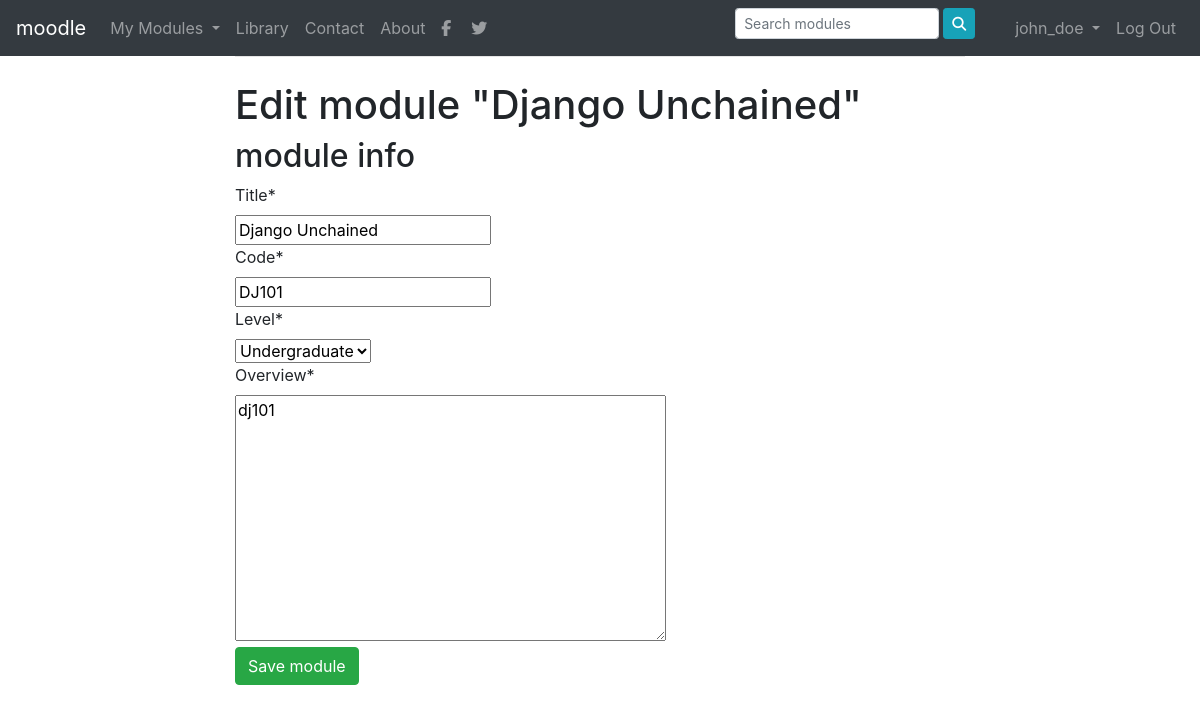
The page /modules/edit/4/ (signed in) on the database its author committed.
### accounts/models.py (models this page shows, shortened)
class CustomUser(AbstractUser):
    email = models.EmailField(max_length=255, unique=True)
    is_active = models.BooleanField(default=True)
    is_staff = models.BooleanField(default=False)  # Instructor
    USERNAME_FIELD = 'email'
    REQUIRED_FIELDS = ['username', 'first_name', 'last_name']

### modules/models.py (models this page shows, shortened)
class Module(models.Model):
    LEVEL_CHOICES = [
        ('U', 'Undergraduate'),
        ('PG', 'Postraduate'),
        ('P', 'PhD'),
        ('PT', 'Part-Time'),
    ]
    code = models.CharField(max_length=15, unique=True)
    instructor = models.ForeignKey(settings.AUTH_USER_MODEL,
                                   related_name='modules_created',
                                   null=True,
                                   on_delete=models.SET_NULL)
    students = models.ManyToManyField(settings.AUTH_USER_MODEL,
                                      related_name='modules_enrolled',
                                      blank=True)
    title = models.CharField(max_length=200, unique=True)
    slug = AutoSlugField(populate_from='title')
    level = models.CharField(max_length=2, choices=LEVEL_CHOICES, default='U')
    created = models.DateTimeField(auto_now_add=True)
    overview = models.TextField()
    class Meta:
        ordering = ['-created']

### modules/views.py (the view)
class ModuleUpdateView(InstructorEditMixin, UpdateView):
    success_msg = "Module was updated successully."

### modules/mixins.py (called while the page is built)
    def get_queryset(self):
        qs = super().get_queryset()
        return qs.filter(instructor=self.request.user)

    def test_func(self):
        return self.request.user.is_staff

### templates/manage/module/form.html (shortened to what this page needs)
{% extends "base.html" %}
{% load crispy_forms_tags %}
{% block content %}
  <h1>
    {% if module %}
      Edit module "{{ object.title }}"
    {% else %}
      Create a new module
    {% endif %}
  </h1>
  <div class="module">
    <h2>module info</h2>
    <form method="post">
      {{ form|crispy }}
      <p><input type="submit" class="btn btn-success"value="Save module"></p>
    </form>
  </div>
{% endblock %}

### templates/navbar.html (shortened to what this page needs)
<nav class="navbar navbar-expand-sm bg-dark navbar-dark">
    <a class="navbar-brand" href="">moodle</a>
    {% if user.is_authenticated %}
    <ul class="navbar-nav">
        <li class="nav-item dropdown">
            <a class="nav-link dropdown-toggle" href="" id="navbardrop" data-toggle="dropdown">
                My Modules
            </a>
        </li>
        <li class="nav-item dropdown">
            <a class="nav-link" href="">Library</a>
        </li>
        <li class="nav-item dropdown">
            <a class="nav-link" href="">Contact</a>
        </li>
        <li class="nav-item dropdown">
            <a class="nav-link" href="">About</a>
        </li>
        <li class="nav-item"><a class="nav-link" href=""><i class="fa fa-facebook mr-1"></i></a></li>
        <li class="nav-item"><a class="nav-link" href=""><i class="fa fa-twitter"></i></a> </li>
    </ul>
    <ul class="navbar-nav ml-auto">
        <li class="nav-item dropdown m-0">
            {% include "module/_module_search.html" %}
        </li>
        <li class="nav-item dropdown">
            <a class="nav-link dropdown-toggle" href="#" id="navbardrop" data-toggle="dropdown">
                {{ user.username }}
            </a>
        </li>
        <li class="nav-item mr-auto">
            <a class="nav-link" href="{% url 'logout' %}">Log Out</a>
        </li>
    </ul>
    {% endif %}
</nav>

### rows shown on the page
CustomUser: username "john_doe"
Module: title "Django Unchained", code "DJ101", level "Undergraduate", overview "dj101"
